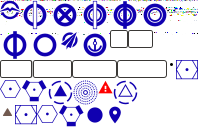
#> input picture generatedSources/flightMap/sprite.png, 198 x 127 px
$ python generateSprite.py flightMap/sprite.png
#> lines starting #> are read from the running program, lines starting #| are printed output that depends on the picture
#!/bin/python3

import json
import math
import sys
from PIL import Image, ImageDraw


def generateSpritePane(imageFileNames, factor):
#> called with factor = 1
    numImages = len(imageFileNames)
    numCols = math.floor(math.sqrt(numImages))
    numRows = math.ceil(numImages/numCols)
    print(str(numImages)+' Images, '+str(numCols)+' Colums, '+str(numRows)+' Rows')

    # Read images
    images = []
    for imageFileName in imageFileNames:
        images.append( Image.open(imageFileName))

    # Estimate size for spritePane
    rowHeight = [0]*numRows
    rowWidth  = [0]*numRows
    for i in range(0, numImages):
        rowIndex = math.floor(i/numCols)
        rowHeight[rowIndex] = max(rowHeight[rowIndex], images[i].height)
        rowWidth[rowIndex] = rowWidth[rowIndex]+images[i].width
        spritePaneWidth  = 0
        spritePaneHeight = 0
#> after the loop, rowHeight = [127]; rowWidth = [198]
    for i in range(0, numRows):
        spritePaneWidth  = max(spritePaneWidth, rowWidth[i])
        spritePaneHeight = spritePaneHeight+rowHeight[i]
#> after the loop, spritePaneHeight = 127
    print('spritePaneWidth  '+str(spritePaneWidth))
#| spritePaneWidth  198
    print('spritePaneHeight '+str(spritePaneHeight))
#| spritePaneHeight 127
    spritePane = Image.new('RGBA', (spritePaneWidth,spritePaneHeight), color = 'red')
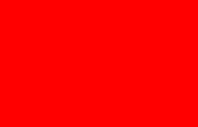
#> spritePane: PIL image 198x127 RGBA; mean R, G, B, A 255, 0, 0, 255

    # Copy images into spritePane
    x = 0
    y = 0
    imageDescriptions = {}
    for i in range(0, numImages):
        imageDescription = {}
        imageDescription['x'] = x
        imageDescription['y'] = y
        imageDescription['height'] = images[i].height
        imageDescription['width']  = images[i].width
        imageDescription['pixelRatio']  = factor

        rowIndex = math.floor(i/numCols)
        spritePane.paste(images[i], (x,y))
        x = x+images[i].width

        imageDescriptions[imageFileNames[i].split('/')[-1].split('.')[0]] = imageDescription

        if i%numCols == (numCols-1):
            y = y+ rowHeight[rowIndex]
            x = 0
#> spritePane is the input picture: PIL image 198x127 RGBA; mean R, G, B, A 85.7, 80.6, 110.7, 114.6
#> after the loop, imageDescriptions = 1 item; y = 127
    if factor == 1:
        spritePanePNGName = 'spritePane.png'
        spritePaneJSONName = 'spritePane.json'
    else:
        spritePanePNGName = 'spritePane@'+str(factor)+'x.png'
        spritePaneJSONName = 'spritePane@'+str(factor)+'x.json'

    spritePane.save(spritePanePNGName, optimize=True)
    spriteJSON = json.dumps(imageDescriptions, sort_keys=True, indent=4)
    file = open(spritePaneJSONName, 'w')
    file.write(spriteJSON)


# Main Program starts here

imageFileNames_1x = [fileName for fileName in sys.argv[1:] if '@' not in fileName]
imageFileNames_2x = [fileName for fileName in sys.argv[1:] if '@2x' in fileName]

generateSpritePane(imageFileNames_1x, 1)
generateSpritePane(imageFileNames_2x, 2)
#> (the run stopped early here; a loop or call above may not have finished)
